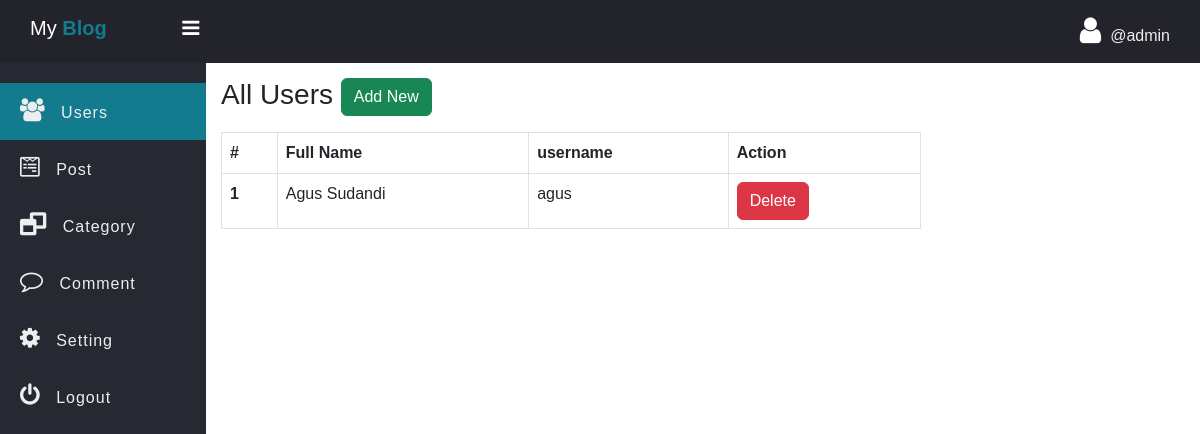
Page /admin/users.php (signed in) on the committed database.
### tables this page shows
CREATE TABLE `users` (
  `id` int(11) NOT NULL,
  `fname` varchar(255) NOT NULL,
  `username` varchar(255) NOT NULL,
  `password` varchar(255) NOT NULL
);

### admin/data/User.php (called while the page is built, shortened)
<?php
function getAll($conn){
   $sql = "SELECT id, fname, username FROM users";
   $stmt = $conn->prepare($sql);
   $stmt->execute();
   if($stmt->rowCount() >= 1){
   	   $data = $stmt->fetchAll();
   	   return $data;
   }else {
   	 return 0;
   }
}

### admin/users.php (the view, shortened to what this page needs)
<?php
if (isset($_SESSION['admin_id']) && isset($_SESSION['username'])) {
 ?>
<!DOCTYPE html>
<html>
<head>
	<link rel="stylesheet" href="https://stackpath.bootstrapcdn.com/font-awesome/4.7.0/css/font-awesome.min.css">
	<link href="https://cdn.jsdelivr.net/npm/bootstrap@5.3.0/dist/css/bootstrap.min.css" rel="stylesheet">
	<link rel="stylesheet" href="../css/side-bar.css">
	<link rel="stylesheet" href="../css/style.css">
</head>
<body>
	<?php
	  include "inc/side-nav.php";
      include_once("data/User.php");
      include_once("../db_conn.php");
      $users = getAll($conn);
	?>
	 <div class="main-table">
	 	<h3 class="mb-3">All Users
	 		<a href="../signup.php" class="btn btn-success">Add New</a></h3>
	 	<?php if ($users != 0) { ?>
	 	<table class="table t1 table-bordered">
		  <thead>
		    <tr>
		      <th scope="col">#</th>
		      <th scope="col">Full Name</th>
		      <th scope="col">username</th>
		      <th scope="col">Action</th>
		    </tr>
		  </thead>
		  <tbody>
		  	<?php foreach ($users as $user) { ?>
		    <tr>
		      <th scope="row"><?=$user['id'] ?></th>
		      <td><?=$user['fname'] ?></td>
		      <td><?=$user['username'] ?></td>
		      <td>
		      	<a href="user-delete.php?user_id=<?=$user['id'] ?>" class="btn btn-danger">Delete</a>
		      </td>
		    </tr>
		    <?php } ?>
		  </tbody>
		</table>
	<?php }else{ ?>
		<div class="alert alert-warning">
			Empty!
		</div>
	<?php } ?>
	 </div>
	</section>
	</div>
</body>
</html>
<?php }else {
	header("Location: ../admin-login.php");
	exit;
} ?>

### css/side-bar.css (style rules this page uses)
* { padding: 0; margin: 0; box-sizing: border-box; font-family: arial, sans-serif; }

### css/style.css (style rules this page uses)
.main-table { width: 90%; max-width: 700px; }

### rows in the picture
users: id "1", fname "Agus Sudandi", username "agus"

### other values in the picture
$_SESSION['username'] "admin"
